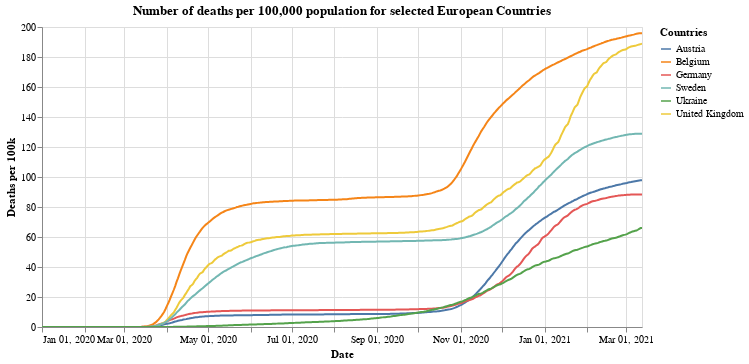

Notebook source saved alongside this figure:
### Markdown cell above
## Total deaths per 100,000

### Code cell
#collapse
alt.Chart(x_small).mark_line().encode(
    x=alt.X("yearmonthdate(date):T", axis=alt.Axis(title='Date')),
    y=alt.Y("deaths_per:Q", axis=alt.Axis(title='Deaths per 100k')),
    tooltip='id',
    color=alt.Color('id', legend=alt.Legend(title="Countries")),
    opacity=alt.condition(leg_selection, alt.value(1), alt.value(0.2))
).add_selection(leg_selection).properties(title='Number of deaths per 100,000 population for selected European Countries', width=600).interactive()

### Figure 1 — Vega-Lite specification as saved in the notebook (floating-point values rounded to 4 significant figures; data arrays with more than 128 entries replaced by an {"elided": "..."} marker saying what was removed)
{"config": {"view": {"continuousWidth": 400, "continuousHeight": 300}}, "data": {"name": "data-298061ca90af53fe41495251ebf90cb3"}, "mark": "line", "encoding": {"color": {"type": "nominal", "field": "id", "legend": {"title": "Countries"}}, "opacity": {"condition": {"value": 1, "selection": "selector001"}, "value": 0.2}, "tooltip": {"type": "nominal", "field": "id"}, "x": {"type": "temporal", "axis": {"title": "Date"}, "field": "date", "timeUnit": "yearmonthdate"}, "y": {"type": "quantitative", "axis": {"title": "Deaths per 100k"}, "field": "deaths_per"}}, "selection": {"selector001": {"type": "multi", "fields": ["id"], "bind": "legend"}, "selector003": {"type": "interval", "bind": "scales", "encodings": ["x", "y"]}}, "title": "Number of deaths per 100,000 population for selected European Countries", "width": 600, "$schema": "https://vega.github.io/schema/vega-lite/v4.8.1.json", "datasets": {"data-298061ca90af53fe41495251ebf90cb3": {"elided": "2628 records"}}}
